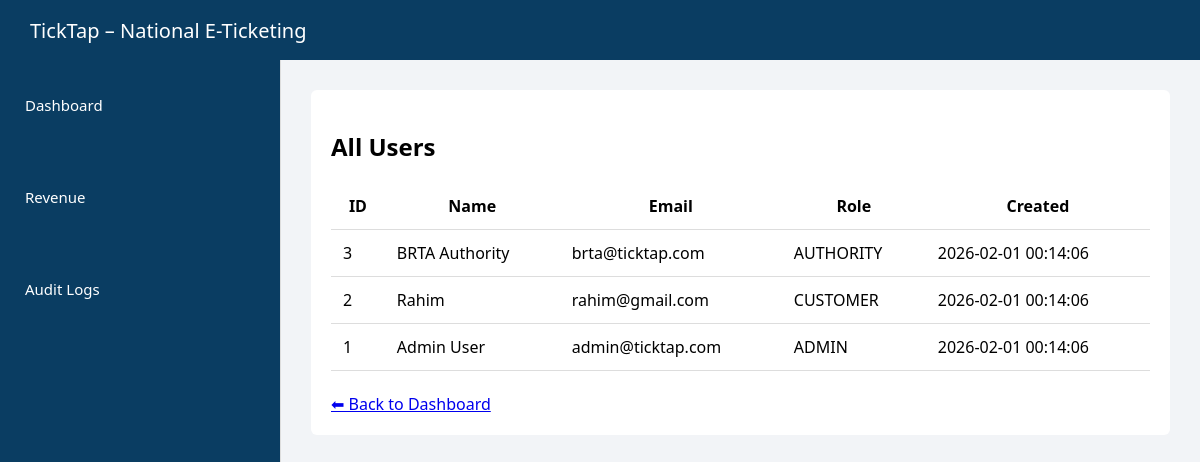
The app's page /ui/admin/users.php (signed in) with its own data.
### tables this page shows
CREATE TABLE user (
    user_id INT PRIMARY KEY AUTO_INCREMENT,
    name VARCHAR(100) NOT NULL,
    email VARCHAR(100) UNIQUE NOT NULL,
    password VARCHAR(255) NOT NULL,
    role_id INT NOT NULL,
    created_at TIMESTAMP DEFAULT CURRENT_TIMESTAMP,
    FOREIGN KEY (role_id) REFERENCES role(role_id)
);

CREATE TABLE role (
    role_id INT PRIMARY KEY AUTO_INCREMENT,
    role_name VARCHAR(50) UNIQUE NOT NULL
);

### ui/admin/users.php (the view, shortened to what this page needs)
<?php
include "../../backend/db.php";
$users = $conn->query("
    SELECT u.user_id, u.name, u.email, r.role_name, u.created_at
    FROM user u
    JOIN role r ON u.role_id = r.role_id
    ORDER BY u.user_id DESC
");
include ROOT_PATH . "/ui/common/layout-header.php";
?>
<div class="sidebar">
    <a href="dashboard.php">Dashboard</a><br><br>
    <a href="revenue.php">Revenue</a><br><br>
    <a href="audit-log.php">Audit Logs</a>
</div>
<div class="content">
<div class="card">
<h2>All Users</h2>
<table>
<tr>
    <th>ID</th>
    <th>Name</th>
    <th>Email</th>
    <th>Role</th>
    <th>Created</th>
</tr>
<?php while ($u = $users->fetch_assoc()): ?>
<tr>
    <td><?= $u['user_id'] ?></td>
    <td><?= $u['name'] ?></td>
    <td><?= $u['email'] ?></td>
    <td><?= $u['role_name'] ?></td>
    <td><?= $u['created_at'] ?></td>
</tr>
<?php endwhile; ?>
</table>
<br>
<a href="dashboard.php">⬅ Back to Dashboard</a>
</div>
</div>
<?php include ROOT_PATH . "/ui/common/layout-footer.php"; ?>

### ui/common/layout-header.php (shortened to what this page needs)
<!DOCTYPE html>
<html>
<head>
  <link rel="stylesheet" href="/ticktap/ui/common/style.css">
</head>
<body>
<header>TickTap – National E-Ticketing</header>
<div class="layout">

### ui/common/layout-footer.php
</div>
</body>
</html>

### ui/common/style.css (style rules this page uses)
body { margin: 0; font-family: "Segoe UI", Arial; background: #f2f4f7; }
header { height: 60px; background: #0a3d62; color: white; display: flex; align-items: center; padding: 0 30px; font-size: 20px; }
.layout { display: flex; min-height: calc(100vh - 60px); }
.sidebar { width: 240px; background: #ffffff; border-right: 1px solid #ddd; padding: 20px; }
.sidebar a { display: block; padding: 12px; margin-bottom: 8px; text-decoration: none; color: #333; border-radius: 4px; }
.content { flex: 1; padding: 30px; }
.card { background: white; padding: 20px; border-radius: 6px; margin-bottom: 20px; }
table { width: 100%; border-collapse: collapse; }
th, td { padding: 12px; border-bottom: 1px solid #ddd; }
.sidebar { width: 230px; background: #0a3d62; padding: 25px; color: white; }
.sidebar a { display: block; color: white; text-decoration: none; padding: 10px 0; font-size: 15px; }

### records on screen
user: user_id "3", name "BRTA Authority", email "brta@ticktap.com", role.role_name "AUTHORITY", created_at "2026-02-01 00:14:06"
user: user_id "2", name "Rahim", email "rahim@gmail.com", role.role_name "CUSTOMER", created_at "2026-02-01 00:14:06"
user: user_id "1", name "Admin User", email "admin@ticktap.com", role.role_name "ADMIN", created_at "2026-02-01 00:14:06"
